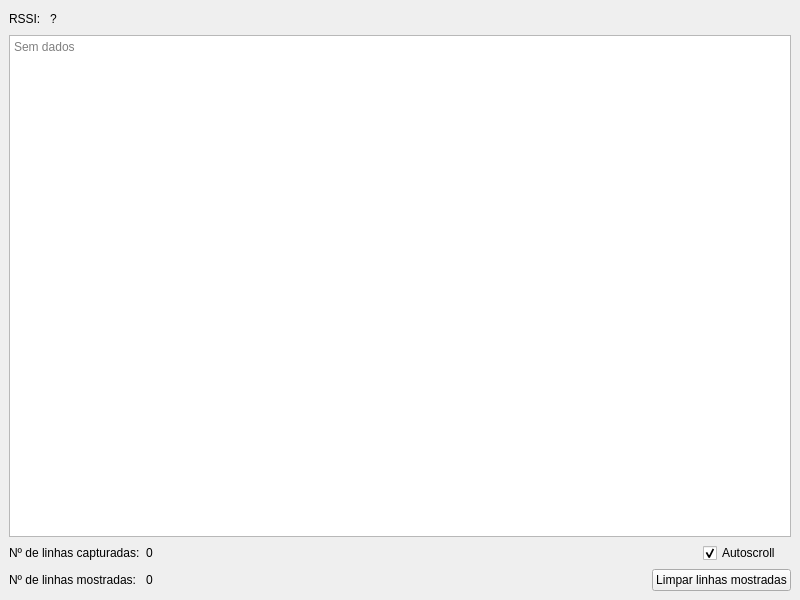
<?xml version="1.0" encoding="UTF-8"?>
<ui version="4.0">
 <class>DataWindow</class>
 <widget class="QMainWindow" name="DataWindow">
  <property name="geometry">
   <rect>
    <x>0</x>
    <y>0</y>
    <width>800</width>
    <height>600</height>
   </rect>
  </property>
  <property name="windowTitle">
   <string>Captura de Dados</string>
  </property>
  <property name="windowIcon">
   <iconset resource="resources.qrc">
    <normaloff>:/images/icon.svg</normaloff>:/images/icon.svg</iconset>
  </property>
  <widget class="QWidget" name="centralwidget">
   <layout class="QGridLayout" name="gridLayout">
    <item row="0" column="3">
     <spacer name="horizontalSpacer">
      <property name="orientation">
       <enum>Qt::Horizontal</enum>
      </property>
      <property name="sizeHint" stdset="0">
       <size>
        <width>40</width>
        <height>20</height>
       </size>
      </property>
     </spacer>
    </item>
    <item row="0" column="1">
     <widget class="QLabel" name="label">
      <property name="text">
       <string>RSSI: </string>
      </property>
     </widget>
    </item>
    <item row="2" column="1" colspan="4">
     <layout class="QHBoxLayout" name="horizontalLayout">
      <property name="rightMargin">
       <number>10</number>
      </property>
      <item>
       <widget class="QLabel" name="label_2">
        <property name="text">
         <string>Nº de linhas capturadas:</string>
        </property>
       </widget>
      </item>
      <item>
       <widget class="QLabel" name="label_numReceived">
        <property name="text">
         <string>0</string>
        </property>
       </widget>
      </item>
      <item>
       <spacer name="horizontalSpacer_2">
        <property name="orientation">
         <enum>Qt::Horizontal</enum>
        </property>
        <property name="sizeHint" stdset="0">
         <size>
          <width>40</width>
          <height>20</height>
         </size>
        </property>
       </spacer>
      </item>
      <item>
       <widget class="QCheckBox" name="checkBox">
        <property name="text">
         <string>Autoscroll</string>
        </property>
        <property name="checked">
         <bool>true</bool>
        </property>
       </widget>
      </item>
     </layout>
    </item>
    <item row="0" column="2">
     <widget class="QLabel" name="label_rssi">
      <property name="text">
       <string>?</string>
      </property>
     </widget>
    </item>
    <item row="3" column="1" colspan="4">
     <layout class="QHBoxLayout" name="horizontalLayout_2">
      <item>
       <widget class="QLabel" name="label_4">
        <property name="text">
         <string>Nº de linhas mostradas: </string>
        </property>
       </widget>
      </item>
      <item>
       <widget class="QLabel" name="label_numShown">
        <property name="text">
         <string>0</string>
        </property>
       </widget>
      </item>
      <item>
       <spacer name="horizontalSpacer_3">
        <property name="orientation">
         <enum>Qt::Horizontal</enum>
        </property>
        <property name="sizeHint" stdset="0">
         <size>
          <width>40</width>
          <height>20</height>
         </size>
        </property>
       </spacer>
      </item>
      <item>
       <widget class="QPushButton" name="pushButton_clear">
        <property name="text">
         <string>Limpar linhas mostradas</string>
        </property>
       </widget>
      </item>
     </layout>
    </item>
    <item row="1" column="1" colspan="4">
     <widget class="QTextEdit" name="textEdit_data">
      <property name="acceptDrops">
       <bool>false</bool>
      </property>
      <property name="undoRedoEnabled">
       <bool>false</bool>
      </property>
      <property name="readOnly">
       <bool>true</bool>
      </property>
      <property name="placeholderText">
       <string>Sem dados</string>
      </property>
     </widget>
    </item>
   </layout>
  </widget>
 </widget>
 <resources>
  <include location="resources.qrc"/>
 </resources>
 <connections/>
</ui>
